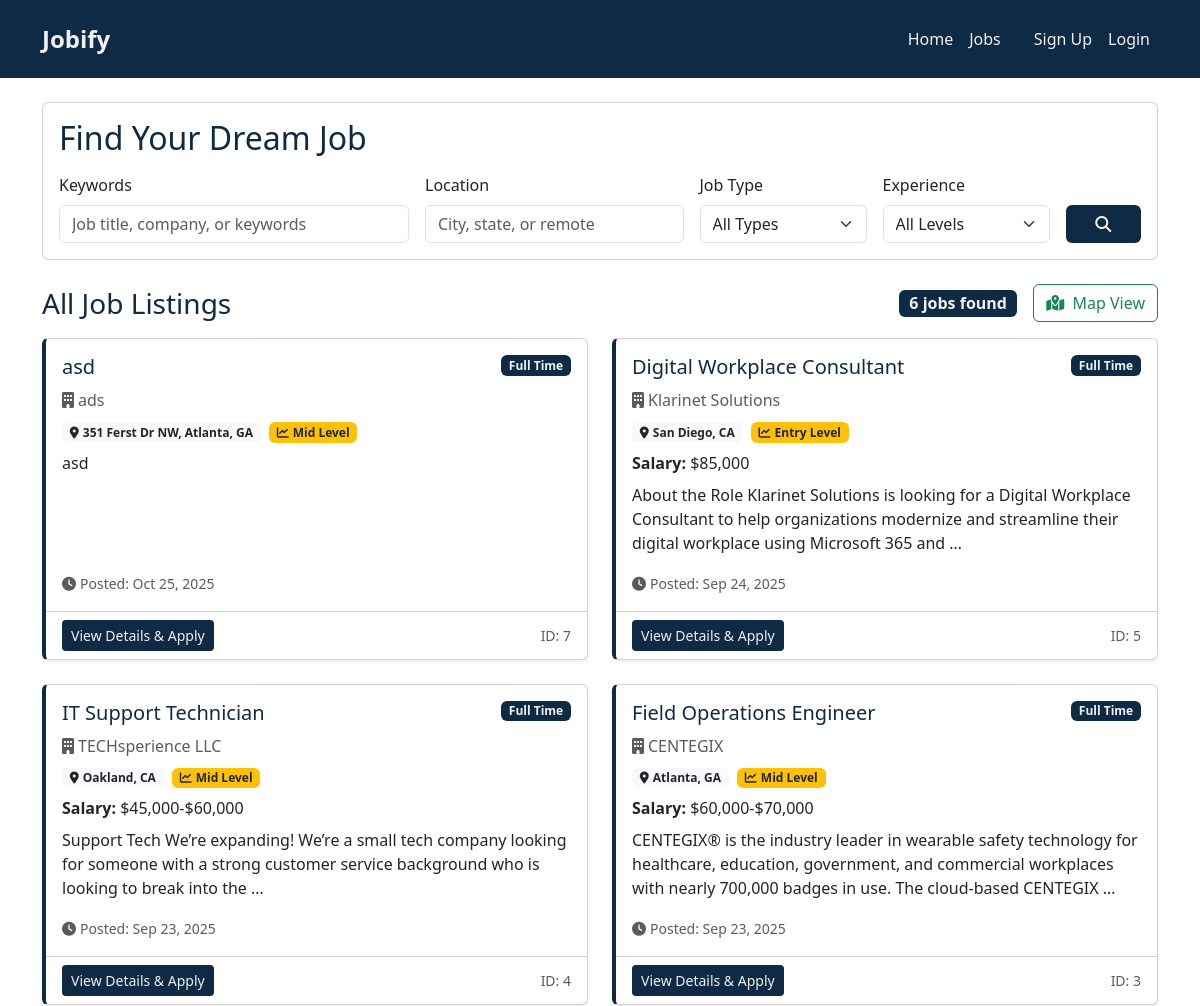
The page /jobs/ (upper part) on the database as committed earlier.
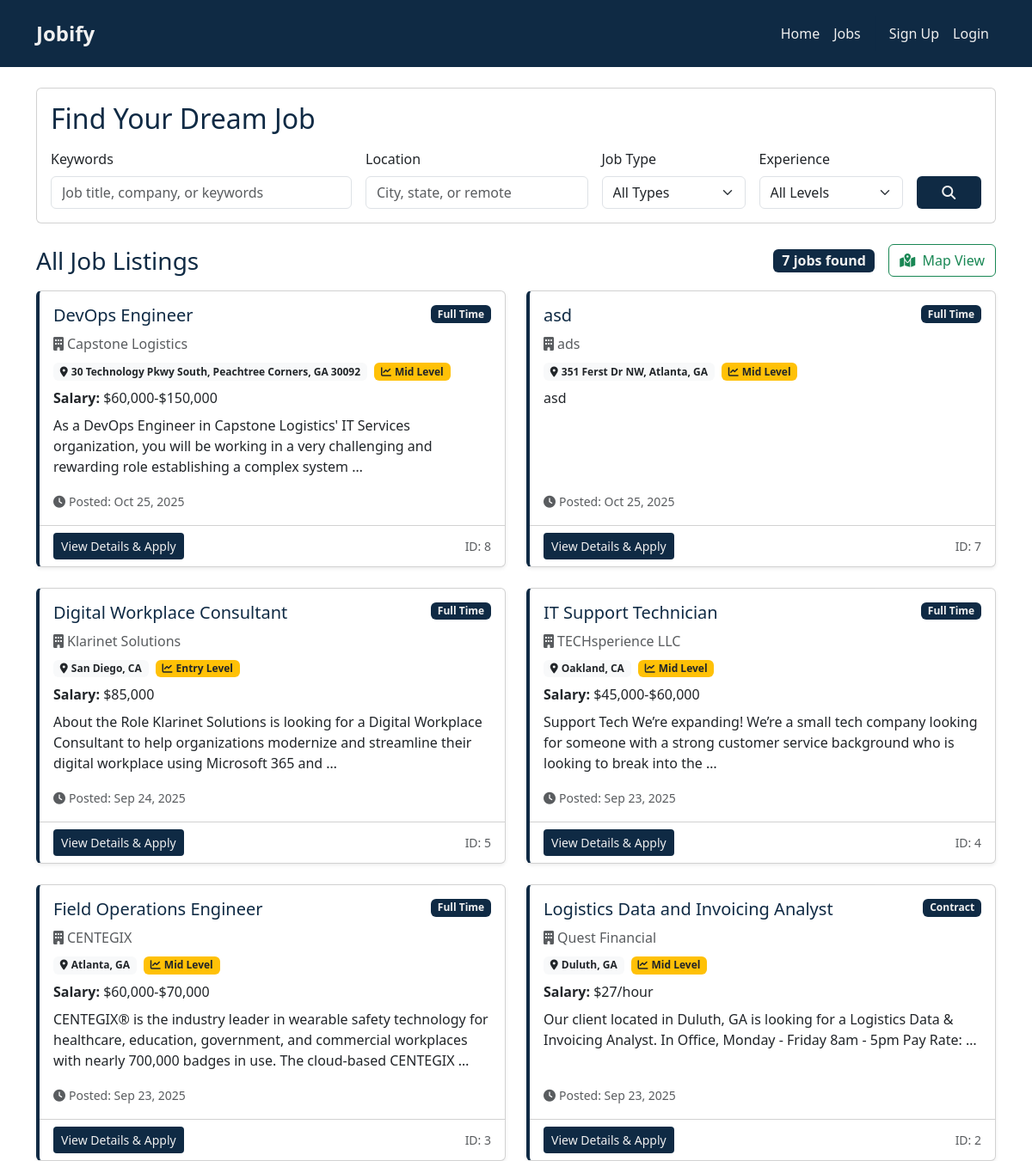
The same page on the database as committed later.
### jobs/models.py (models this page shows, shortened)
class Job(models.Model):
    JOB_TYPE_CHOICES = [
        ("full_time", "Full Time"),
        ("part_time", "Part Time"),
        ("contract", "Contract"),
        ("internship", "Internship"),
        ("remote", "Remote"),
    ]
    EXPERIENCE_LEVEL_CHOICES = [
        ("entry", "Entry Level"),
        ("mid", "Mid Level"),
        ("senior", "Senior Level"),
        ("lead", "Lead"),
    ]
    title = models.CharField(max_length=255)
    company = models.CharField(max_length=255)
    location = models.CharField(max_length=255)
    latitude = models.FloatField(null=True, blank=True)
    longitude = models.FloatField(null=True, blank=True)
    description = models.TextField()
    requirements = models.TextField(blank=True)
    salary_range = models.CharField(max_length=100, blank=True)
    job_type = models.CharField(
        max_length=20, choices=JOB_TYPE_CHOICES, default="full_time"
    )
    experience_level = models.CharField(
        max_length=20, choices=EXPERIENCE_LEVEL_CHOICES, default="mid"
    )
    posted_at = models.DateTimeField(auto_now_add=True)
    is_active = models.BooleanField(default=True)
    employer = models.ForeignKey(
        User,
        on_delete=models.CASCADE,
        related_name="posted_jobs",
        null=True,  # Make nullable for existing data
        blank=True
    )
    application_email = models.EmailField(blank=True)

### jobs/views.py (the view, shortened to what this page needs)
# urls.py: path('', views.job_list, name='job_list'),
def job_list(request):
    jobs = Job.objects.filter(is_active=True)
    search_query = request.GET.get("q", "")
    job_type = request.GET.get("job_type", "")
    experience_level = request.GET.get("experience_level", "")
    location_query = request.GET.get("location", "")
    if job_type:
        jobs = jobs.filter(job_type=job_type)
    if experience_level:
        jobs = jobs.filter(experience_level=experience_level)
    if location_query:
        jobs = jobs.filter(location__icontains=location_query)
    jobs = jobs.order_by("-posted_at")
    job_types = Job.JOB_TYPE_CHOICES
    experience_levels = Job.EXPERIENCE_LEVEL_CHOICES
    locations = (
        Job.objects.filter(is_active=True).values_list("location", flat=True).distinct()
    )
    context = {
        "jobs": jobs,
        "search_query": search_query,
        "selected_job_type": job_type,
        "selected_experience": experience_level,
        "location_query": location_query,
        "job_types": job_types,
        "experience_levels": experience_levels,
        "locations": locations,
        "results_count": jobs.count(),
    }
    return render(request, "jobs/job_list.html", context)

### jobs/templates/jobs/job_list.html (shortened to what the changed rows need)
{% extends 'base.html' %}
{% load static %}
{% block content %}
<div class="container mt-4">
    <div class="card mb-4">
        <div class="card-body">
            <h2 class="navy-text mb-3">Find Your Dream Job</h2>
        </div>
    </div>
    <div class="d-flex justify-content-between align-items-center mb-3">
        <div class="d-flex align-items-center">
            <span class="badge navy-bg eggshell-text fs-6 me-3">{{ results_count }} job{{ results_count|pluralize }} found</span>
            <a href="{% url 'job_map' %}" class="btn btn-outline-success">
                <i class="fas fa-map-marked-alt me-1"></i> Map View
            </a>
        </div>
    </div>
    {% if jobs %}
        <div class="row">
            {% for job in jobs %}
            <div class="col-lg-6 mb-4">
                <div class="card h-100 shadow-sm job-card">
                    <div class="card-body d-flex flex-column">
                        <div class="d-flex justify-content-between align-items-start mb-2">
                            <h5 class="card-title navy-text">{{ job.title }}</h5>
                            <span class="badge {% if job.job_type == 'remote' %}bg-success{% else %}navy-bg{% endif %} eggshell-text">
                                {{ job.get_job_type_display }}
                            </span>
                        </div>
                        <h6 class="card-subtitle mb-2 text-muted">
                            <i class="fas fa-building me-1"></i>{{ job.company }}
                        </h6>
                        <div class="mb-2">
                            <span class="badge bg-light text-dark me-1">
                                <i class="fas fa-map-marker-alt me-1"></i>{{ job.location }}
                            </span>
                            <span class="badge bg-warning text-dark">
                                <i class="fas fa-chart-line me-1"></i>{{ job.get_experience_level_display }}
                            </span>
                        </div>
                        {% if job.salary_range %}
                        <div class="mb-2">
                            <strong>Salary:</strong> {{ job.salary_range }}
                        </div>
                        {% endif %}
                        <p class="card-text flex-grow-1">
                            {{ job.description|truncatewords:25 }}
                        </p>
                        <div class="mt-auto">
                            <small class="text-muted">
                                <i class="fas fa-clock me-1"></i>Posted: {{ job.posted_at|date:"M d, Y" }}
                            </small>
                        </div>
                    </div>
                    <div class="card-footer bg-transparent">
                        <div class="d-flex justify-content-between align-items-center">
                            <a href="{% url 'job_detail' job.id %}" class="btn navy-bg eggshell-text btn-sm">View Details & Apply</a>
                            <small class="text-muted">ID: {{ job.id }}</small>
                        </div>
                    </div>
                </div>
            </div>
            {% endfor %}
        </div>
    {% else %}
        <div class="alert alert-warning text-center">
            <h4>No jobs found matching your criteria</h4>
            <p class="mb-0">Try adjusting your search filters or <a href="{% url 'job_list' %}">view all jobs</a>.</p>
        </div>
    {% endif %}
</div>
{% endblock %}

Rows that differ between the two databases and show on the page:
added Job: title "DevOps Engineer", job_type "Full Time", company "Capstone Logistics", location "30 Technology Pkwy South, Peachtree Corners, GA 30092", experience_level "Mid Level", salary_range "$60,000-$150,000", description "As a DevOps Engineer in Capstone Logistics' IT Services organization, you will be working in a very challenging and rewarding role establishing a complex system …", posted_at "Oct 25, 2025", id "8"
now on this page (row edited): Job: title "Logistics Data and Invoicing Analyst", job_type "Contract", company "Quest Financial", location "Duluth, GA", experience_level "Mid Level", salary_range "$27/hour", description "Our client located in Duluth, GA is looking for a Logistics Data & Invoicing Analyst. In Office, Monday - Friday 8am - 5pm Pay Rate: …", posted_at "Sep 23, 2025", id "2"
Other text that changed with them:
{{ results_count }}: "6" → "7"
